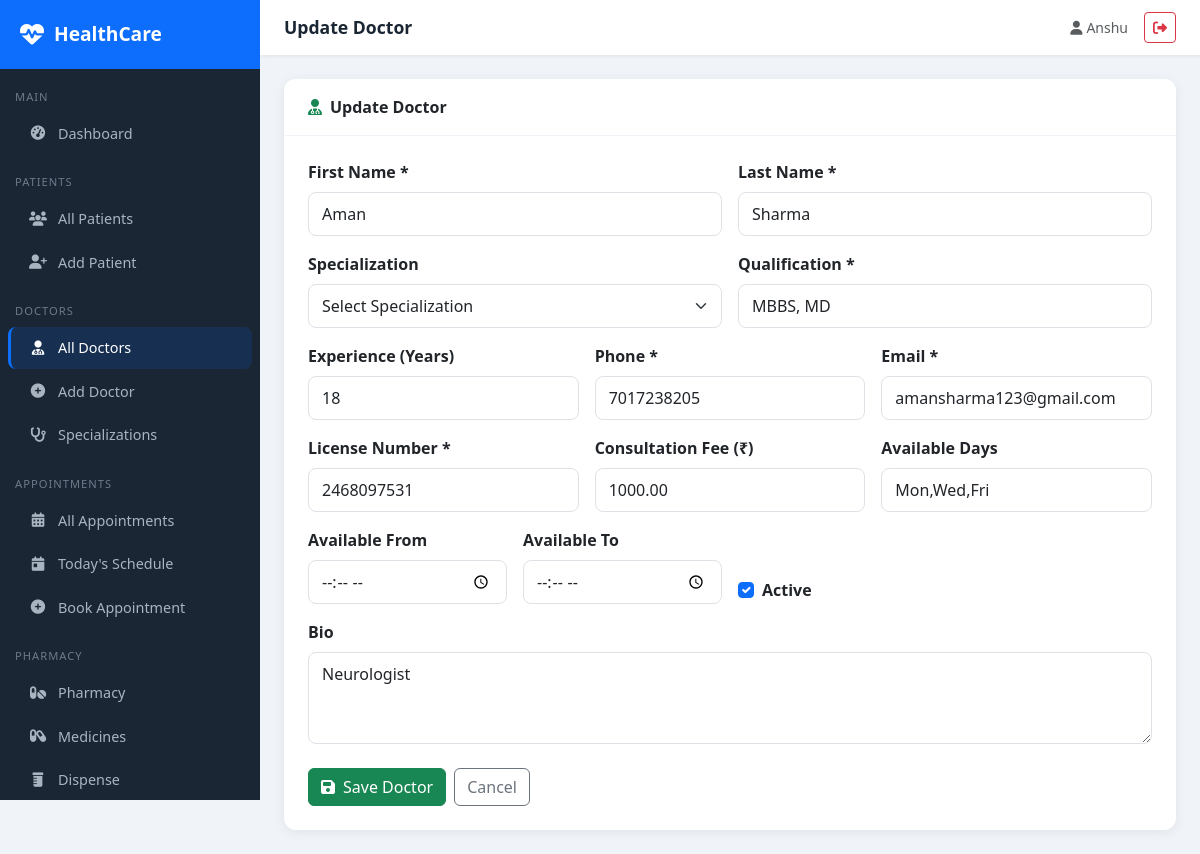
The app's page /doctors/1/update/ (signed in) with its own data.
### doctors/models.py (models this page shows, shortened)
class Doctor(models.Model):
    user = models.OneToOneField(User, on_delete=models.SET_NULL, null=True, blank=True)
    first_name = models.CharField(max_length=100)
    last_name = models.CharField(max_length=100)
    specialization = models.ForeignKey(Specialization, on_delete=models.SET_NULL, null=True)
    qualification = models.CharField(max_length=200)
    experience_years = models.IntegerField(default=0)
    phone = models.CharField(max_length=15)
    email = models.EmailField()
    license_number = models.CharField(max_length=50, unique=True)
    consultation_fee = models.DecimalField(max_digits=8, decimal_places=2, default=0)
    available_days = models.CharField(max_length=100, blank=True, help_text="e.g. Mon,Tue,Wed")
    available_time_start = models.TimeField(null=True, blank=True)
    available_time_end = models.TimeField(null=True, blank=True)
    bio = models.TextField(blank=True)
    is_active = models.BooleanField(default=True)
    created_at = models.DateTimeField(auto_now_add=True)

### doctors/views.py (the view)
# urls.py: path('<int:pk>/update/', views.doctor_update, name='doctor_update'),
@login_required
def doctor_update(request, pk):
    doctor = get_object_or_404(Doctor, pk=pk)
    if request.method == 'POST':
        form = DoctorForm(request.POST, instance=doctor)
        if form.is_valid():
            form.save()
            messages.success(request, 'Doctor information updated successfully!')
            return redirect('doctor_detail', pk=doctor.pk)
    else:
        form = DoctorForm(instance=doctor)
    return render(request, 'doctors/doctor_form.html', {'form': form, 'title': 'Update Doctor', 'doctor': doctor})

### doctors/forms.py
class DoctorForm(forms.ModelForm):
    class Meta:
        model = Doctor
        exclude = ['user', 'created_at']
        widgets = {
            'bio': forms.Textarea(attrs={'rows': 3}),
            'available_time_start': forms.TimeInput(attrs={'type': 'time'}),
            'available_time_end': forms.TimeInput(attrs={'type': 'time'}),
        }

### templates/doctors/doctor_form.html (shortened to what this page needs)
{% extends 'base/base.html' %}
{% block page_title %}{{ title }}{% endblock %}
{% block content %}
<div class="card">
    <div class="card-header py-3 px-4"><i class="fas fa-user-md text-success me-2"></i>{{ title }}</div>
    <div class="card-body p-4">
        <form method="post">
            <div class="row g-3">
                <div class="col-md-6">
                    <label class="form-label fw-semibold">First Name *</label>
                    <input type="text" name="first_name" class="form-control" value="{{ form.first_name.value|default:'' }}" required>
                </div>
                <div class="col-md-6">
                    <label class="form-label fw-semibold">Last Name *</label>
                    <input type="text" name="last_name" class="form-control" value="{{ form.last_name.value|default:'' }}" required>
                </div>
                <div class="col-md-6">
                    <label class="form-label fw-semibold">Specialization</label>
                    <select name="specialization" class="form-select">
                        <option value="">Select Specialization</option>
                    </select>
                </div>
                <div class="col-md-6">
                    <label class="form-label fw-semibold">Qualification *</label>
                    <input type="text" name="qualification" class="form-control" value="{{ form.qualification.value|default:'' }}" required>
                </div>
                <div class="col-md-4">
                    <label class="form-label fw-semibold">Experience (Years)</label>
                    <input type="number" name="experience_years" class="form-control" value="{{ form.experience_years.value|default:'0' }}" min="0">
                </div>
                <div class="col-md-4">
                    <label class="form-label fw-semibold">Phone *</label>
                    <input type="text" name="phone" class="form-control" value="{{ form.phone.value|default:'' }}" required>
                </div>
                <div class="col-md-4">
                    <label class="form-label fw-semibold">Email *</label>
                    <input type="email" name="email" class="form-control" value="{{ form.email.value|default:'' }}" required>
                </div>
                <div class="col-md-4">
                    <label class="form-label fw-semibold">License Number *</label>
                    <input type="text" name="license_number" class="form-control" value="{{ form.license_number.value|default:'' }}" required>
                </div>
                <div class="col-md-4">
                    <label class="form-label fw-semibold">Consultation Fee (₹)</label>
                    <input type="number" step="0.01" name="consultation_fee" class="form-control" value="{{ form.consultation_fee.value|default:'0' }}">
                </div>
                <div class="col-md-4">
                    <label class="form-label fw-semibold">Available Days</label>
                    <input type="text" name="available_days" class="form-control" value="{{ form.available_days.value|default:'' }}" placeholder="Mon,Tue,Wed">
                </div>
                <div class="col-md-3">
                    <label class="form-label fw-semibold">Available From</label>
                    <input type="time" name="available_time_start" class="form-control" value="{{ form.available_time_start.value|default:'' }}">
                </div>
                <div class="col-md-3">
                    <label class="form-label fw-semibold">Available To</label>
                    <input type="time" name="available_time_end" class="form-control" value="{{ form.available_time_end.value|default:'' }}">
                </div>
                <div class="col-md-6 d-flex align-items-end">
                    <div class="form-check">
                        <input class="form-check-input" type="checkbox" name="is_active" id="is_active" {% if form.is_active.value != False %}checked{% endif %}>
                        <label class="form-check-label fw-semibold" for="is_active">Active</label>
                    </div>
                </div>
                <div class="col-12">
                    <label class="form-label fw-semibold">Bio</label>
                    <textarea name="bio" class="form-control" rows="3">{{ form.bio.value|default:'' }}</textarea>
                </div>
            </div>
            <div class="d-flex gap-2 mt-4">
                <button type="submit" class="btn btn-success"><i class="fas fa-save me-2"></i>Save Doctor</button>
                <a href="{% url 'doctor_list' %}" class="btn btn-outline-secondary">Cancel</a>
            </div>
        </form>
    </div>
</div>
{% endblock %}

### templates/base/base.html (shortened to what this page needs)
{% load static %}
<!DOCTYPE html>
<html lang="en">
<head>
    <link href="https://cdn.jsdelivr.net/npm/bootstrap@5.3.0/dist/css/bootstrap.min.css" rel="stylesheet">
    <link href="https://cdnjs.cloudflare.com/ajax/libs/font-awesome/6.4.0/css/all.min.css" rel="stylesheet">
    <link rel="stylesheet" href="{% static 'css/custom.css' %}">
</head>
<body>
{% if user.is_authenticated %}
<div class="sidebar">
    <div class="sidebar-brand">
        <i class="fas fa-heartbeat"></i>
        <span>HealthCare</span>
    </div>
    <nav class="mt-2">
        <div class="nav-section">Main</div>
        <a href="{% url 'dashboard' %}" class="nav-link {% if request.resolver_match.url_name == 'dashboard' %}active{% endif %}">
            <i class="fas fa-tachometer-alt"></i> Dashboard
        </a>
        <div class="nav-section">Patients</div>
        <a href="{% url 'patient_list' %}" class="nav-link {% if 'patient' in request.resolver_match.url_name %}active{% endif %}">
            <i class="fas fa-users"></i> All Patients
        </a>
        <a href="{% url 'patient_create' %}" class="nav-link">
            <i class="fas fa-user-plus"></i> Add Patient
        </a>
        <div class="nav-section">Doctors</div>
        <a href="{% url 'doctor_list' %}" class="nav-link {% if 'doctor' in request.resolver_match.url_name %}active{% endif %}">
            <i class="fas fa-user-md"></i> All Doctors
        </a>
        <a href="{% url 'doctor_create' %}" class="nav-link">
            <i class="fas fa-plus-circle"></i> Add Doctor
        </a>
        <a href="{% url 'specialization_list' %}" class="nav-link">
            <i class="fas fa-stethoscope"></i> Specializations
        </a>
        <div class="nav-section">Appointments</div>
        <a href="{% url 'appointment_list' %}" class="nav-link {% if 'appointment' in request.resolver_match.url_name %}active{% endif %}">
            <i class="fas fa-calendar-alt"></i> All Appointments
        </a>
        <a href="{% url 'today_appointments' %}" class="nav-link">
            <i class="fas fa-calendar-day"></i> Today's Schedule
        </a>
        <a href="{% url 'appointment_create' %}" class="nav-link">
            <i class="fas fa-plus-circle"></i> Book Appointment
        </a>
        <div class="nav-section">Pharmacy</div>
        <a href="{% url 'pharmacy_dashboard' %}" class="nav-link">
            <i class="fas fa-pills"></i> Pharmacy
        </a>
        <a href="{% url 'medicine_list' %}" class="nav-link">
            <i class="fas fa-capsules"></i> Medicines
        </a>
        <a href="{% url 'dispense_medicine' %}" class="nav-link">
            <i class="fas fa-prescription-bottle"></i> Dispense
        </a>
    </nav>
</div>
<div class="main-content">
    <div class="topbar">
        <span class="topbar-title">{% block page_title %}HealthCare Portal{% endblock %}</span>
        <div class="d-flex align-items-center gap-3">
            <span class="text-muted small"><i class="fas fa-user me-1"></i>{{ user.get_full_name|default:user.username }}</span>
            <a href="{% url 'logout' %}" class="btn btn-sm btn-outline-danger"><i class="fas fa-sign-out-alt"></i></a>
        </div>
    </div>
    <div class="page-content">
        {% block content %}{% endblock %}
    </div>
</div>
{% else %}
{% block public_content %}{% endblock %}
{% endif %}
</body>
</html>

### static/css/custom.css (style rules this page uses)
body { font-family: 'Segoe UI', Tahoma, Geneva, Verdana, sans-serif; }
.form-control, .form-select { border-radius: 8px; border: 1px solid #dee2e6; padding: 9px 13px; transition: border-color 0.2s, box-shadow 0.2s; }
.sidebar .nav-link.active { border-left: 3px solid #0d6efd; padding-left: 17px; }

### templates/base/base.html (style rules this page uses)
:root { --primary: #0d6efd; --sidebar-bg: #1a2634; --sidebar-width: 260px; }
body { background: #f0f4f8; font-family: 'Segoe UI', sans-serif; }
.sidebar { position: fixed; top: 0; left: 0; height: 100vh; width: var(--sidebar-width); background: var(--sidebar-bg); z-index: 1000; overflow-y: auto; transition: all 0.3s; }
.sidebar-brand { padding: 20px; background: #0d6efd; color: white; font-size: 1.2rem; font-weight: 700; display: flex; align-items: center; gap: 10px; }
.sidebar-brand i { font-size: 1.5rem; }
.nav-section { padding: 10px 15px 5px; font-size: 0.7rem; color: #6c7a8a; text-transform: uppercase; letter-spacing: 1px; margin-top: 10px; }
.sidebar .nav-link { color: #a8b5c0; padding: 10px 20px; border-radius: 8px; margin: 2px 8px; display: flex; align-items: center; gap: 10px; font-size: 0.9rem; transition: all 0.2s; }
.sidebar .nav-link:hover, .sidebar .nav-link.active { background: rgba(13,110,253,0.15); color: #fff; }
.sidebar .nav-link i { width: 20px; text-align: center; }
.main-content { margin-left: var(--sidebar-width); min-height: 100vh; }
.topbar { background: #fff; padding: 12px 24px; box-shadow: 0 1px 4px rgba(0,0,0,0.08); display: flex; justify-content: space-between; align-items: center; position: sticky; top: 0; z-index: 999; }
.topbar-title { font-weight: 600; color: #1a2634; font-size: 1.1rem; }
.page-content { padding: 24px; }
.card { border: none; border-radius: 12px; box-shadow: 0 2px 12px rgba(0,0,0,0.07); }
.card-header { background: #fff; border-bottom: 1px solid #f0f4f8; border-radius: 12px 12px 0 0 !important; font-weight: 600; }

### records on screen
Doctor: first_name "Aman", last_name "Sharma", qualification "MBBS, MD", phone "7017238205", email "amansharma123@gmail.com", license_number "2468097531", consultation_fee "1000.00", available_days "Mon,Wed,Fri", bio "Neurologist"

### other values on screen
{{ title }} "Update Doctor"
{{ user.get_full_name|default:user.username }} "Anshu"
